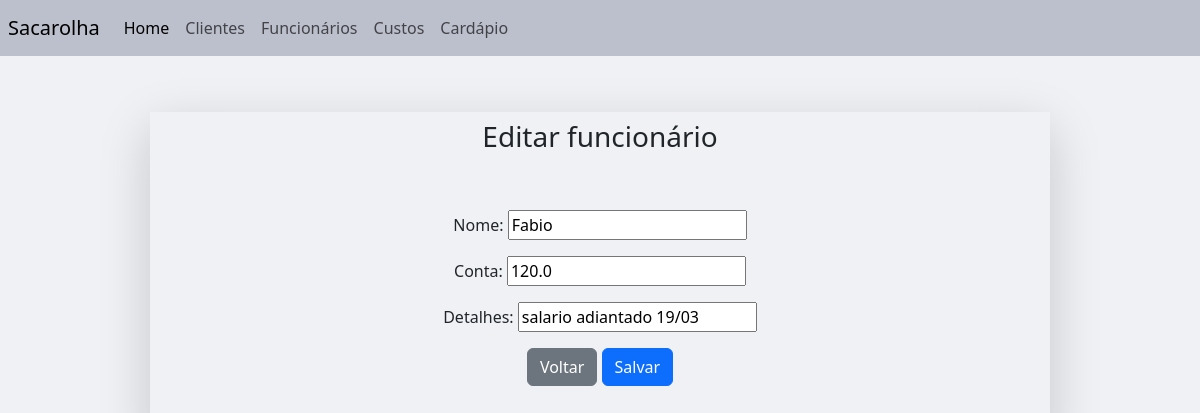
Screenshot of /funcionario/42/update (signed in) with the database file from the repository.
### main/models.py (models this page shows, shortened)
class RegistroFinanceiro(models.Model):
	category_list = [
		("cliente", "cliente"),
		("custo", "custo"),
		("funcionario", "funcionario"),
	]
	user = models.ForeignKey(User, on_delete=models.CASCADE, null=True)
	name = models.CharField(max_length = 200)
	description = models.CharField(max_length = 200, blank=True)
	value = models.FloatField(validators= [validate_positive])
	category = models.CharField(max_length = 200, choices = category_list)
	state = models.BooleanField(default=True)

### main/views.py (the view)
# urls.py: path('funcionario/<int:pk>/update', views.FuncionarioUpdateView.as_view(), name='funcionario_update'),
class FuncionarioUpdateView(LoginRequiredMixin, UpdateView):
    login_url = "login"
    form_class = RegistroFinanceiroForm
    model = RegistroFinanceiro
    template_name = "main/funcionario/funcionario_update.html"
    success_url = "/funcionario_list"

### main/forms.py
class RegistroFinanceiroForm(ModelForm):
    class Meta:
        model = RegistroFinanceiro
        fields = ['name', 'value', 'description']
        labels = {
            "name": "Nome",
            "description": "Detalhes",
            "value": "Conta"
        }

### main/templates/main/funcionario/funcionario_update.html (shortened to what this page needs)
{%extends 'base.html'%}
{%block navbar%}
{%include "navbar.html"%}
{%endblock navbar%}
{%block content%}
<h3 align="center">Editar funcionário</h3>
<div align="center" class="p-5">
<form method="POST" accept-charset="utf-8">
	{{form.as_p}}
	<a class='btn btn-secondary' href="{%url 'funcionario_list'%}">Voltar</a>
	<input type="submit" class='btn btn-primary' value="Salvar">
</form>
</div>
{%endblock content%}

### rows the page displays
RegistroFinanceiro: name "Fabio", value "120.0", description "salario adiantado 19/03"
